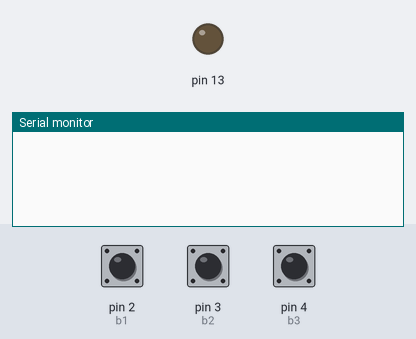
Bench run of a sketch on a simulated Arduino Uno, built with avr-gcc and run on an emulated ATmega328P. Parts: output pins drawn as LEDs (lit = HIGH), the last lines printed to the serial monitor. Inputs (shaded band) come from the test bench; at power-on: pin 2 (b1) HIGH, pin 3 (b2) HIGH, pin 4 (b3) HIGH.

Above: at 1.2 s.
1.3 s: pin 2 (b1) pulsed LOW 2 times (0.12 s each, 0.3 s apart)
At 2.9 s:
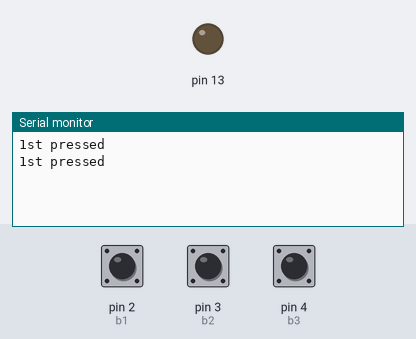
3.4 s: pin 3 (b2) pulsed LOW 2 times (0.12 s each, 0.3 s apart)
At 4.5 s:
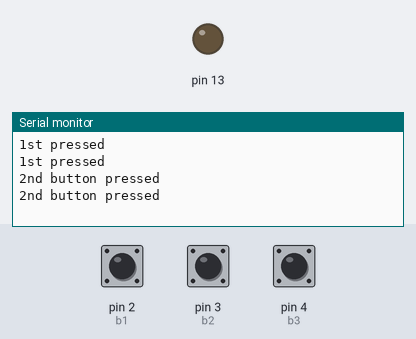

Measured:
- after the input at 1.3 s, the serial monitor: prints a new line after 0.12 s (image 1)
- after the input at 3.4 s, the serial monitor: prints a new line after 0.12 s (image 2)

The sketch:

dbnce_chek3_easy.ino
```cpp
int b1=2;
int b2=3;
int b3=4;
boolean flag1=0;
boolean flag2=0;
boolean flag3=0;
boolean pressed;
int a1,a2,a3;
void setup()
{
    pinMode(b1, INPUT);//this time we will set the pin as INPUT
  pinMode(b2, INPUT);
  pinMode(b3, INPUT);
  pinMode(13,OUTPUT);
  Serial.begin(9600);
}
void loop()
{
  a1=digitalRead(b1);

    a2= digitalRead(b2);
      a3 = digitalRead(b3);
  if(a1==LOW)
  {
    flag1=1;
  }
  if((a1==HIGH)&&(flag1==1))
  {
    Serial.println("1st pressed");
    flag1=0;
  }
  if(a2==LOW)
  {
    flag2=1;
  }
  if((a2==HIGH)&&(flag2==1))
  {
    Serial.println("2nd button pressed");
    flag2=0;
  }
  if(a3==LOW)
  {
    flag3=1;
  }
  if((a3==HIGH)&&(flag3==1))
  {
    Serial.println("3rd button pressed");
    flag3=0;
  }
}
```
